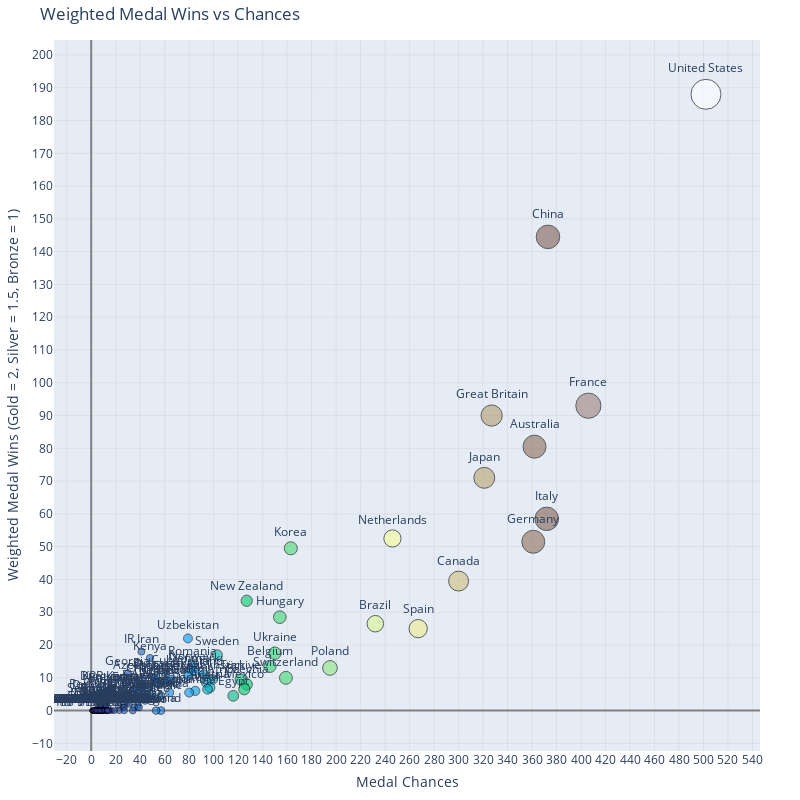

Here is the notebook cell this chart was saved with:
### Markdown cell above
#### 3.2 Weighted Medal Wins vs Chances

### Code cell
# Setup
config = {
    # Data
    "name_col": "country",
    "size_col": "entries",
    "color_col": "entries",
    "x_axis_col": "entries",
    "y_axis_col": "total_medals_weighted",
    # Labels
    "title": "Weighted Medal Wins vs Chances",
    "x_axis_title": "Medal Chances",
    "y_axis_title": "Weighted Medal Wins (Gold = 2, Silver = 1.5, Bronze = 1)",
    # Formatting
    "min_point_size": 5,
    "max_point_size": 30,
    "x_axis_dtick": 20,
    "y_axis_dtick": 10,
    "width": 800,
    "height": 800
}

# Plot and save html version
fig = plotly_scatter_v1(rate_df, config)
fig.write_html("md/olympic_medals/weighted_medal_wins_vs_chances.html")
